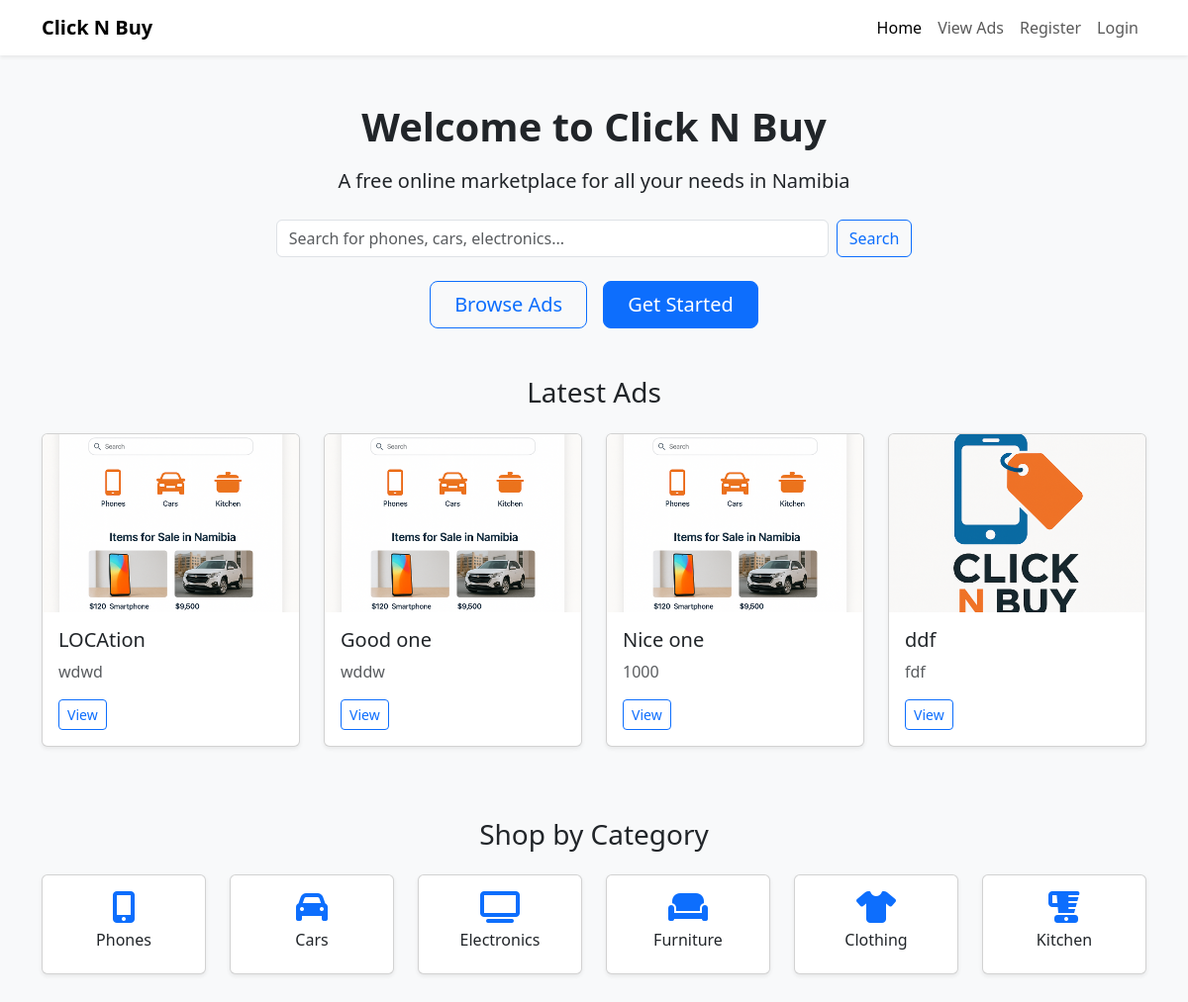
The page / on the database its author committed.
### app.py (models this page shows)
class Ad(db.Model):
    id = db.Column(db.Integer, primary_key=True)
    id = db.Column(db.Integer, primary_key=True)
    title = db.Column(db.String(100))
    description = db.Column(db.Text)
    price = db.Column(db.String(50))
    category = db.Column(db.String(50))
    contact = db.Column(db.String(100))
    location = db.Column(db.String(100))
    user_id = db.Column(db.Integer, db.ForeignKey('user.id'), nullable=False)
    is_sold = db.Column(db.Boolean, default=False)  # New field to mark as sold
    images = db.relationship('Image', backref='ad', lazy=True, cascade="all, delete-orphan")
    is_sold = db.Column(db.Boolean, default=False)

class Image(db.Model):
    id = db.Column(db.Integer, primary_key=True)
    filename = db.Column(db.String(100), nullable=False)
    ad_id = db.Column(db.Integer, db.ForeignKey('ad.id'), nullable=False)

### app.py (the view)
@app.route('/')
def home():
    latest_ads = Ad.query.order_by(Ad.id.desc()).limit(4).all()
    return render_template('home.html', latest_ads=latest_ads)

### templates/home.html (shortened to what this page needs)
<!DOCTYPE html>
<html lang="en">
<head>
  <link href="https://cdn.jsdelivr.net/npm/bootstrap@5.3.3/dist/css/bootstrap.min.css" rel="stylesheet" />
  <link rel="stylesheet" href="https://cdnjs.cloudflare.com/ajax/libs/font-awesome/6.5.0/css/all.min.css">
</head>
<body class="bg-light">
<nav class="navbar navbar-expand-lg navbar-light bg-white shadow-sm">
  <div class="container">
    <a class="navbar-brand fw-bold" href="{{ url_for('home') }}">Click N Buy</a>
    <div class="collapse navbar-collapse justify-content-end" id="navbarNav">
      <ul class="navbar-nav">
        <li class="nav-item"><a class="nav-link active" href="{{ url_for('home') }}">Home</a></li>
        <li class="nav-item"><a class="nav-link" href="{{ url_for('show_ads') }}">View Ads</a></li>
        {% if session.get('user_id') %}
          <li class="nav-item"><a class="nav-link" href="{{ url_for('post_ad') }}">Post Ad</a></li>
          <li class="nav-item"><a class="nav-link" href="{{ url_for('profile') }}">My Profile</a></li>
          <li class="nav-item"><a class="nav-link" href="{{ url_for('inbox') }}">Inbox</a></li>
          <li class="nav-item"><a class="nav-link" href="{{ url_for('logout') }}">Logout</a></li>
        {% else %}
          <li class="nav-item"><a class="nav-link" href="{{ url_for('register') }}">Register</a></li>
          <li class="nav-item"><a class="nav-link" href="{{ url_for('login') }}">Login</a></li>
        {% endif %}
      </ul>
    </div>
  </div>
</nav>
<div class="container my-5 text-center">
  <h1 class="mb-3 fw-bold">Welcome to Click N Buy</h1>
  <p class="lead mb-4">A free online marketplace for all your needs in Namibia</p>
  <form action="{{ url_for('show_ads') }}" method="get" class="mb-4 d-flex justify-content-center">
    <input type="text" name="q" class="form-control w-50 me-2" placeholder="Search for phones, cars, electronics...">
    <button type="submit" class="btn btn-outline-primary">Search</button>
  </form>
  <div class="d-grid gap-3 d-sm-flex justify-content-sm-center">
    <a href="{{ url_for('show_ads') }}" class="btn btn-outline-primary btn-lg px-4">Browse Ads</a>
    {% if session.get('user_id') %}
      <a href="{{ url_for('post_ad') }}" class="btn btn-primary btn-lg px-4">Post an Ad</a>
    {% else %}
      <a href="{{ url_for('register') }}" class="btn btn-primary btn-lg px-4">Get Started</a>
    {% endif %}
  </div>
</div>
<div class="container mb-5">
  <h3 class="mb-4 text-center">Latest Ads</h3>
  <div class="row">
    {% for ad in latest_ads %}
      <div class="col-md-3 mb-4">
        <div class="card ad-card shadow-sm">
          {% if ad.images %}
            <img src="{{ url_for('static', filename='uploads/' ~ ad.images[0].filename) }}" class="card-img-top" alt="Ad Image">
          {% else %}
            <img src="https://via.placeholder.com/300x180?text=No+Image" class="card-img-top" alt="No Image">
          {% endif %}
          <div class="card-body">
            <h5 class="card-title">{{ ad.title }}</h5>
            <p class="card-text text-muted">{{ ad.price }}</p>
            <a href="{{ url_for('ad_detail', ad_id=ad.id) }}" class="btn btn-sm btn-outline-primary">View</a>
          </div>
        </div>
      </div>
    {% endfor %}
  </div>
</div>
<div class="container mb-5">
  <h3 class="mb-4 text-center">Shop by Category</h3>
  <div class="row justify-content-center">
    {% set categories = [
      {'name': 'Phones', 'icon': 'fa-mobile-alt'},
      {'name': 'Cars', 'icon': 'fa-car'},
      {'name': 'Electronics', 'icon': 'fa-tv'},
      {'name': 'Furniture', 'icon': 'fa-couch'},
      {'name': 'Clothing', 'icon': 'fa-tshirt'},
      {'name': 'Kitchen', 'icon': 'fa-blender'}
    ] %}
    {% for cat in categories %}
      <div class="col-6 col-md-4 col-lg-2 mb-3">
        <a href="{{ url_for('show_ads', category=cat.name) }}" class="text-decoration-none">
          <div class="card text-center shadow-sm h-100">
            <div class="card-body">
              <i class="fas {{ cat.icon }} fa-2x mb-2 text-primary"></i>
              <h6 class="card-title">{{ cat.name }}</h6>
            </div>
          </div>
        </a>
      </div>
    {% endfor %}
  </div>
</div>
</body>
</html>

### templates/home.html (style rules this page uses)
.ad-card img { height: 180px; object-fit: cover; }

### rows shown on the page
Ad: filename (picture), title "LOCAtion", price "wdwd"
Ad: filename (picture), title "Good one", price "wddw"
Ad: filename (picture), title "Nice one", price "1000"
Ad: filename (picture), title "ddf", price "fdf"

### other values the page prints
{{ cat.name }} "Phones" "Cars" "Electronics" "Furniture" "Clothing" "Kitchen"
